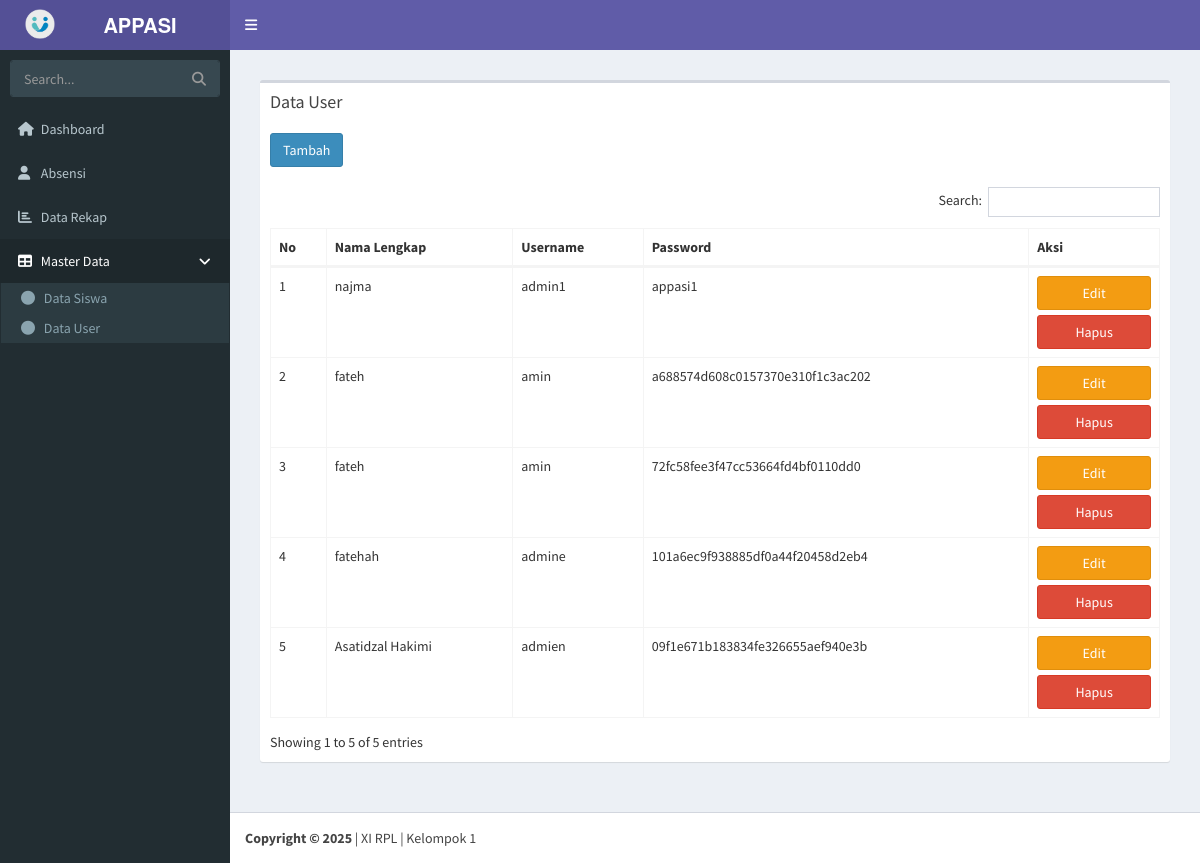
The page /index.php?hal=data-user (signed in) on the database its author committed.
### tables this page shows
CREATE TABLE IF NOT EXISTS `user` (
  `id_user` int NOT NULL AUTO_INCREMENT,
  `nama_lengkap` varchar(100) DEFAULT NULL,
  `username` varchar(50) DEFAULT NULL,
  `password` varchar(50) DEFAULT NULL,
  PRIMARY KEY (`id_user`)
);

### content/data-user.php (the view)
<section class="content">
    <div class="row">
        <div class="col-xs-12">
            <div class="box">
                <div class="box-header">
                <h3 class="box-title">Data User</h3>
                </div>
                <div class="box-body">
                <div><a href="?hal=tambah-user" class="btn  btn-primary">Tambah</a></div><br>
                    <table id="example2" class="table table-bordered table-hover">
                        <thead>
                            <tr>
                                <th>No</th>
                                <th>Nama Lengkap</th>
                                <th>Username</th>
                                <th>Password</th>
                                <th>Aksi</th>
                            </tr>
                        </thead>
                        <tbody>
                            <?php
                            $query = "SELECT * FROM user";
                            $result = mysqli_query($con, $query);
                            $no = 0;
                            while($data = mysqli_fetch_assoc($result)){
                                $no++;
                            ?>
                            <tr>
                                <td><?=$no?></td>
                                <td><?=$data['nama_lengkap']?></td>
                                <td><?=$data['username']?></td>
                                <td><?=$data['password']?></td>
                                <td>
                                    <a href="?hal=edit-user&id_user=<?=$data['id_user']?>" class="btn btn-block btn-warning">Edit</a>
                                    <a href="?hal=siswa-hapus&id=<?=$data['id_user']?>" class="btn btn-block btn-danger">Hapus</a>
                                </td>
                            </tr>
<?php
}
?>
                        </tbody>
                    </table>
                </div>
            </div>
        </div>
    </div>
</section>

### konten.php
<?php
    $halaman = [
        "dashboard",
        "data-absen",
        "data-user",
        "data-absen-insert",
        "data-rekap",
        "data-rekap-hapus",
        "pengaturan",
        "tambah-user",
        "user-insert",
        "user-update",
        "data-admin",
        "data-siswa",
        "tambah-siswa",
        "siswa-insert",
        "edit-siswa",
        "edit-user",
        "siswa-hapus",
        "siswa-update",
        "siswa-hapus",
        "masukan",
        "xaklpa",
        "xaklpi",
        "xpplgpa",
        "xpplgpi",
        "xirplpa",
        "xirplpi",
        "xilpspa",
        "xilpspi",
        "presensi"
    ];
    if (isset($_GET['hal'])) {
        $hal = $_GET['hal'];
    }else{
        $hal = 'dashboard';
    }
    foreach($halaman as $h) {
        if ($hal == $h) {
            include "content/$h.php";
            break;
        }
    }
?>

### rows shown on the page
user: nama_lengkap "najma", username "admin1", password "appasi1"
user: nama_lengkap "fateh", username "amin", password "a688574d608c0157370e310f1c3ac202"
user: nama_lengkap "fateh", username "amin", password "72fc58fee3f47cc53664fd4bf0110dd0"
user: nama_lengkap "fatehah", username "admine", password "101a6ec9f938885df0a44f20458d2eb4"
user: nama_lengkap "Asatidzal Hakimi", username "admien", password "09f1e671b183834fe326655aef940e3b"
